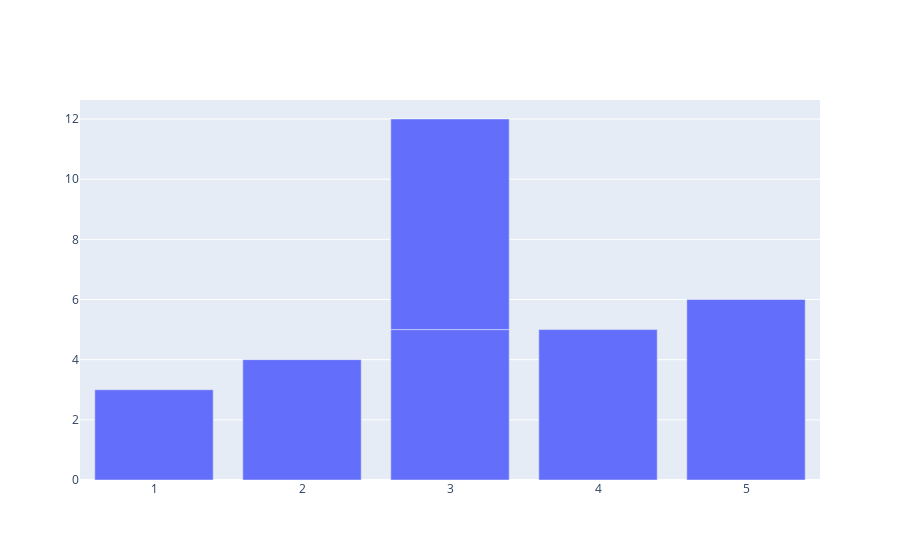

Notebook source saved alongside this figure:
### Code cell
fig = go.Figure()
fig.add_trace(go.Bar(x = [1,2,3,4,5,3],y = [3,4,5,5,6,7]))

### Figure 1 — Plotly figure (JSON) as saved in the notebook; plotly's stock layout.template omitted (floating-point values rounded to 4 significant figures)
{"data": [{"type": "bar", "x": [1, 2, 3, 4, 5, 3], "y": [3, 4, 5, 5, 6, 7]}], "layout": {"autosize": true, "xaxis": {"autorange": true, "range": [0.5, 5.5], "type": "linear"}, "yaxis": {"autorange": true, "range": [0, 12.63], "type": "linear"}}}
